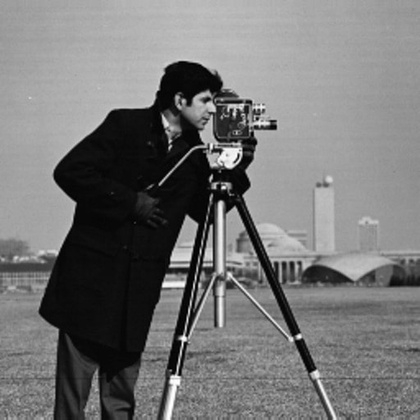
%> input picture Image_processing/cameraman.jpg, 420 x 420 px, shrunk from 512 x 512 before the run
$ octave laplacian_filtering.m   (GNU Octave 9; MATLAB toolbox functions it lacks are replaced by stand-ins)
%> lines starting %> are read from the running program, lines starting %| are printed output that depends on the picture
clc;
close all;
clear all;
a= imread("C:\Users\DELL\Desktop\Study\DIP\Lab_exp\cameraman.jpg");
%> a is the input picture: size 420x420x3 uint8; min 0, max 255, mean 118
a = rgb2gray(a)
%> a: size 420x420 uint8
[m n]= size(a);
%> m = 420; n = 420
total = m*n;
%> total = 176400
figure;
imshow(a);
title('Original Image');

%mean
sum = 0;
a = double(a);
%> a: size 420x420 double
for j=1:m
    for k=1:n
        sum=sum+a(j,k);
    end
end
%> after the loop, sum = 20808992
mean = sum/total;
%> mean = 118
disp('Mean is:');
disp(mean);
%| 117.96

%std deviation and varinace

dev = 0;
for j=1:m
    for k=1:n
        dev = dev+(a(j,k)-mean)^2;
    end
end
%> after the loop, dev = 679775501.5
dev = sqrt(dev/total);
%> dev = 62.08
disp('Deviation is:');
disp(dev);
%| 62.077
var = dev^2;
%> var = 3853.6
disp('Variance is:');
disp(var);
%| 3853.6

%HPD
c=zeros(1,m);
k=m/2;
%> k = 210
for i=1:n
    c(i)=a(k,i);
end
%> after the loop, c = 420 values, max 237 at index 221, min 0 at index 207, mean 107.7
figure;
subplot(2,1,1)
stem(c);
title('HPD');

%VPD
c=zeros(1,m);
k=m/2;
for i=1:n
    c(i)=a(i,k);
end
%> after the loop, c = 420 values, max 207 at index 106, min 2 at index 219, mean 125.5
subplot(2,1,2)
stem(c);
title('VPD');
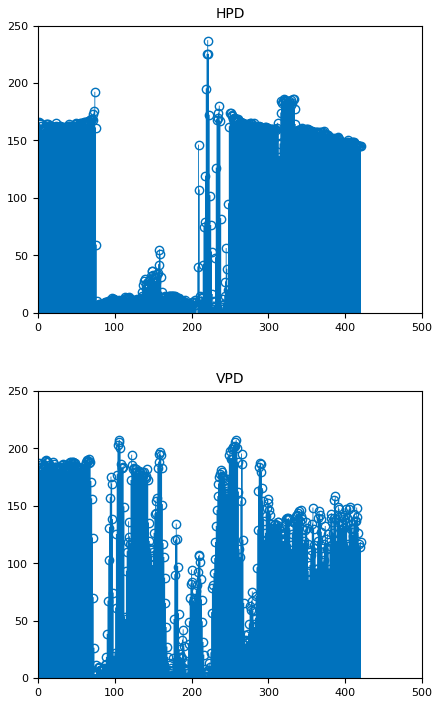
%> figure redrawn from the program's plot data, 2 panels; panel 1: highest point at x = 221, y = 237; panel 2: highest point at x = 106, y = 207

%Entropy

e = 0;
p=imhist(uint8(a));
%> p = 256 values, max 4199 at index 13, min 10 at index 250, mean 689.1
[m1 n1]=size(p);
%> m1 = 256; n1 = 1
p=p/(m*n);
%> p = 256 values, max 0.0238 at index 13, min 5.67e-05 at index 250, mean 0.00391
for i=1:m1
    if (p(i)~= 0)
        e = e-p(i).*log2(p(i));
    end
end
%> this loop made 256 passes
%> e on passes 1 to 12: 0.00822, 0.0131, 0.02, 0.0278, 0.0395, 0.0559, 0.0863, 0.145, 0.241, 0.333, 0.435, 0.547
%> after the loop, e = 7.07
disp('Entropy is: ');
disp(e);
%| 7.0682

%MSE and PSNR
image = max(a(:));
%> image = 255
image1 = min(a(:));
%> image1 = 0
mse = std(a(:));
%> mse = 62.08
snr = 20*log10((image-image1)./mse);
%> snr = 12.27
disp('Signal to noise is:');
disp(snr);
%| 12.272

PSNR = 20*log10(image)-10*log10(mse);
%> PSNR = 30.2
disp('Peak Signal to Noise Ratio is:');
%> (the run ends here)

$ run again, with Image_processing/london.jpg copied over Image_processing/cameraman.jpg
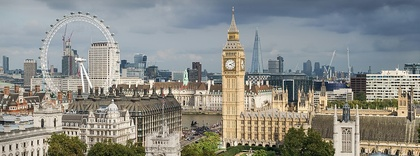
%> input picture Image_processing/london.jpg, 420 x 156 px, shrunk from 1000 x 371 before the run
%> a is the input picture: size 156x420x3 uint8; mean R, G, B 139.1, 140, 134.7
%> `a = rgb2gray(a)`:
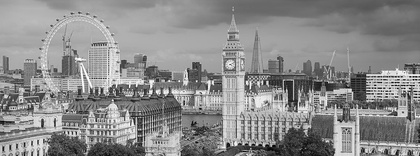
%> a: size 156x420 uint8; min 2, max 255, mean 139.1
%> after the loop `for j=1:m`: sum = 9115330
%> mean = 139.1
%| 139.12
%> after the loop `for j=1:m`: dev = 129860883
%> `dev = sqrt(dev/total);`: dev = 44.52
%| 44.520
%> var = 1982
%| 1982.0
%> after the loop `for i=1:n`: c = 420 values, max 254 at index 88, min 49 at index 269, mean 128.3
